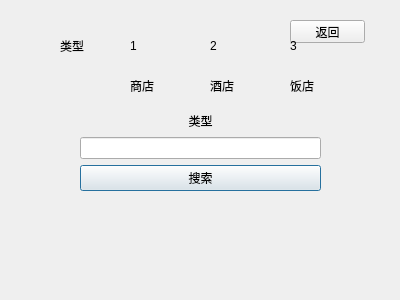
<?xml version="1.0" encoding="UTF-8"?>
<ui version="4.0">
 <class>Search</class>
 <widget class="QDialog" name="Search">
  <property name="geometry">
   <rect>
    <x>0</x>
    <y>0</y>
    <width>400</width>
    <height>300</height>
   </rect>
  </property>
  <property name="windowTitle">
   <string>Dialog</string>
  </property>
  <widget class="QWidget" name="verticalLayoutWidget">
   <property name="geometry">
    <rect>
     <x>80</x>
     <y>110</y>
     <width>241</width>
     <height>81</height>
    </rect>
   </property>
   <layout class="QVBoxLayout" name="verticalLayout">
    <item>
     <widget class="QLabel" name="label">
      <property name="text">
       <string>类型</string>
      </property>
      <property name="textFormat">
       <enum>Qt::AutoText</enum>
      </property>
      <property name="alignment">
       <set>Qt::AlignCenter</set>
      </property>
     </widget>
    </item>
    <item>
     <widget class="QLineEdit" name="type"/>
    </item>
    <item>
     <widget class="QPushButton" name="search">
      <property name="text">
       <string>搜索</string>
      </property>
     </widget>
    </item>
   </layout>
  </widget>
  <widget class="QPushButton" name="back">
   <property name="geometry">
    <rect>
     <x>290</x>
     <y>20</y>
     <width>75</width>
     <height>23</height>
    </rect>
   </property>
   <property name="text">
    <string>返回</string>
   </property>
  </widget>
  <widget class="QLabel" name="label_2">
   <property name="geometry">
    <rect>
     <x>60</x>
     <y>40</y>
     <width>54</width>
     <height>12</height>
    </rect>
   </property>
   <property name="text">
    <string>类型</string>
   </property>
  </widget>
  <widget class="QLabel" name="label_3">
   <property name="geometry">
    <rect>
     <x>130</x>
     <y>40</y>
     <width>54</width>
     <height>12</height>
    </rect>
   </property>
   <property name="text">
    <string>1</string>
   </property>
  </widget>
  <widget class="QLabel" name="label_4">
   <property name="geometry">
    <rect>
     <x>210</x>
     <y>40</y>
     <width>54</width>
     <height>12</height>
    </rect>
   </property>
   <property name="text">
    <string>2</string>
   </property>
  </widget>
  <widget class="QLabel" name="label_5">
   <property name="geometry">
    <rect>
     <x>290</x>
     <y>40</y>
     <width>54</width>
     <height>12</height>
    </rect>
   </property>
   <property name="text">
    <string>3</string>
   </property>
  </widget>
  <widget class="QLabel" name="label_6">
   <property name="geometry">
    <rect>
     <x>130</x>
     <y>80</y>
     <width>54</width>
     <height>12</height>
    </rect>
   </property>
   <property name="text">
    <string>商店</string>
   </property>
  </widget>
  <widget class="QLabel" name="label_7">
   <property name="geometry">
    <rect>
     <x>210</x>
     <y>80</y>
     <width>54</width>
     <height>12</height>
    </rect>
   </property>
   <property name="text">
    <string>酒店</string>
   </property>
  </widget>
  <widget class="QLabel" name="label_8">
   <property name="geometry">
    <rect>
     <x>290</x>
     <y>80</y>
     <width>54</width>
     <height>12</height>
    </rect>
   </property>
   <property name="text">
    <string>饭店</string>
   </property>
  </widget>
 </widget>
 <resources/>
 <connections/>
</ui>
